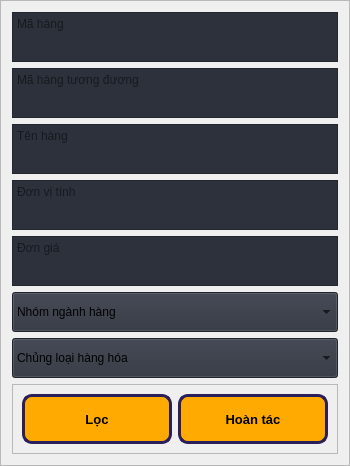
                        <widget class="QFrame" name="frame_42">
                         <property name="minimumSize">
                          <size>
                           <width>0</width>
                           <height>150</height>
                          </size>
                         </property>
                         <property name="maximumSize">
                          <size>
                           <width>16777215</width>
                           <height>16777215</height>
                          </size>
                         </property>
                         <property name="styleSheet">
                          <string notr="true"/>
                         </property>
                         <property name="frameShape">
                          <enum>QFrame::StyledPanel</enum>
                         </property>
                         <property name="frameShadow">
                          <enum>QFrame::Raised</enum>
                         </property>
                         <layout class="QVBoxLayout" name="verticalLayout_66">
                          <item>
                           <widget class="QTextEdit" name="maHang">
                            <property name="minimumSize">
                             <size>
                              <width>0</width>
                              <height>40</height>
                             </size>
                            </property>
                            <property name="maximumSize">
                             <size>
                              <width>500</width>
                              <height>50</height>
                             </size>
                            </property>
                            <property name="styleSheet">
                             <string notr="true">background-color:#2c313c;</string>
                            </property>
                            <property name="cursorWidth">
                             <number>1</number>
                            </property>
                            <property name="placeholderText">
                             <string>Mã hàng</string>
                            </property>
                           </widget>
                          </item>
                          <item>
                           <widget class="QTextEdit" name="maHangTD">
                            <property name="minimumSize">
                             <size>
                              <width>0</width>
                              <height>40</height>
                             </size>
                            </property>
                            <property name="maximumSize">
                             <size>
                              <width>500</width>
                              <height>50</height>
                             </size>
                            </property>
                            <property name="styleSheet">
                             <string notr="true">background-color:#2c313c;</string>
                            </property>
                            <property name="placeholderText">
                             <string>Mã hàng tương đương</string>
                            </property>
                           </widget>
                          </item>
                          <item>
                           <widget class="QTextEdit" name="tenHang">
                            <property name="minimumSize">
                             <size>
                              <width>0</width>
                              <height>40</height>
                             </size>
                            </property>
                            <property name="maximumSize">
                             <size>
                              <width>500</width>
                              <height>50</height>
                             </size>
                            </property>
                            <property name="styleSheet">
                             <string notr="true">background-color:#2c313c;</string>
                            </property>
                            <property name="placeholderText">
                             <string>Tên hàng</string>
                            </property>
                           </widget>
                          </item>
                          <item>
                           <widget class="QTextEdit" name="dvt">
                            <property name="minimumSize">
                             <size>
                              <width>0</width>
                              <height>40</height>
                             </size>
                            </property>
                            <property name="maximumSize">
                             <size>
                              <width>500</width>
                              <height>50</height>
                             </size>
                            </property>
                            <property name="styleSheet">
                             <string notr="true">background-color:#2c313c;</string>
                            </property>
                            <property name="placeholderText">
                             <string>Đơn vị tính</string>
                            </property>
                           </widget>
                          </item>
                          <item>
                           <widget class="QTextEdit" name="donGia">
                            <property name="minimumSize">
                             <size>
                              <width>0</width>
                              <height>40</height>
                             </size>
                            </property>
                            <property name="maximumSize">
                             <size>
                              <width>500</width>
                              <height>50</height>
                             </size>
                            </property>
                            <property name="styleSheet">
                             <string notr="true">background-color:#2c313c;</string>
                            </property>
                            <property name="placeholderText">
                             <string>Đơn giá</string>
                            </property>
                           </widget>
                          </item>
                          <item>
                           <widget class="QComboBox" name="nhomNH">
                            <property name="minimumSize">
                             <size>
                              <width>0</width>
                              <height>40</height>
                             </size>
                            </property>
                            <property name="maximumSize">
                             <size>
                              <width>500</width>
                              <height>200</height>
                             </size>
                            </property>
                            <property name="styleSheet">
                             <string notr="true">background-color:#2c313c;</string>
                            </property>
                            <item>
                             <property name="text">
                              <string>Nhóm ngành hàng</string>
                             </property>
                            </item>
                            <item>
                             <property name="text">
                              <string>Cáp quang</string>
                             </property>
                            </item>
                            <item>
                             <property name="text">
                              <string>Công cụ dụng cụ</string>
                             </property>
                            </item>
                            <item>
                             <property name="text">
                              <string>Điều hòa</string>
                             </property>
                            </item>
                            <item>
                             <property name="text">
                              <string>Gói thi công các loại</string>
                             </property>
                            </item>
                            <item>
                             <property name="text">
                              <string>Hàng nhập khẩu</string>
                             </property>
                            </item>
                            <item>
                             <property name="text">
                              <string>Khác</string>
                             </property>
                            </item>
                            <item>
                             <property name="text">
                              <string>Máy phát điện</string>
                             </property>
                            </item>
                            <item>
                             <property name="text">
                              <string>Nguồn, Rect</string>
                             </property>
                            </item>
                            <item>
                             <property name="text">
                              <string>PIN, ACCU</string>
                             </property>
                            </item>
                            <item>
                             <property name="text">
                              <string>Thiết bị cắt lọc sét</string>
                             </property>
                            </item>
                            <item>
                             <property name="text">
                              <string>Thiết bị điện</string>
                             </property>
                            </item>
                            <item>
                             <property name="text">
                              <string>Thiết bị giám sát</string>
                             </property>
                            </item>
                            <item>
                             <property name="text">
                              <string>Treo, néo</string>
                             </property>
                            </item>
                            <item>
                             <property name="text">
                              <string>Vật tư Autolamda</string>
                             </property>
                            </item>
                            <item>
                             <property name="text">
                              <string>Vật tư CE &amp; MPLS</string>
                             </property>
                            </item>
                            <item>
                             <property name="text">
                              <string>Vật tư cơ khí</string>
                             </property>
                            </item>
                            <item>
                             <property name="text">
                              <string>Vật tư ngầm</string>
                             </property>
                            </item>
                            <item>
                             <property name="text">
                              <string>VT thường dùng</string>
                             </property>
                            </item>
                           </widget>
                          </item>
                          <item>
                           <widget class="QComboBox" name="chungLoaiHH">
                            <property name="minimumSize">
                             <size>
                              <width>0</width>
                              <height>40</height>
                             </size>
                            </property>
                            <property name="maximumSize">
                             <size>
                              <width>500</width>
                              <height>200</height>
                             </size>
                            </property>
                            <property name="styleSheet">
                             <string notr="true">background-color:#2c313c;</string>
                            </property>
                            <item>
                             <property name="text">
                              <string>Chủng loại hàng hóa</string>
                             </property>
                            </item>
                            <item>
                             <property name="text">
                              <string>Ắc quy</string>
                             </property>
                            </item>
                            <item>
                             <property name="text">
                              <string>Bộ chia</string>
                             </property>
                            </item>
                            <item>
                             <property name="text">
                              <string>Bulong, vít các loại</string>
                             </property>
                            </item>
                            <item>
                             <property name="text">
                              <string>Cabinet, Rack</string>
                             </property>
                            </item>
                            <item>
                             <property name="text">
                              <string>Cảm biến, dây nguồn</string>
                             </property>
                            </item>
                            <item>
                             <property name="text">
                              <string>Cáp quang</string>
                             </property>
                            </item>
                            <item>
                             <property name="text">
                              <string>Cắt lọc sét</string>
                             </property>
                            </item>
                            <item>
                             <property name="text">
                              <string>Cầu dao</string>
                             </property>
                            </item>
                            <item>
                             <property name="text">
                              <string>Công cụ dụng cụ</string>
                             </property>
                            </item>
                            <item>
                             <property name="text">
                              <string>Coupler</string>
                             </property>
                            </item>
                            <item>
                             <property name="text">
                              <string>Đầu cos</string>
                             </property>
                            </item>
                            <item>
                             <property name="text">
                              <string>Dây điện</string>
                             </property>
                            </item>
                            <item>
                             <property name="text">
                              <string>Dây nhảy</string>
                             </property>
                            </item>
                            <item>
                             <property name="text">
                              <string>Dây rút</string>
                             </property>
                            </item>
                            <item>
                             <property name="text">
                              <string>Đèn LED</string>
                             </property>
                            </item>
                            <item>
                             <property name="text">
                              <string>Điều hòa</string>
                             </property>
                            </item>
                            <item>
                             <property name="text">
                              <string>Đồ BHLĐ</string>
                             </property>
                            </item>
                            <item>
                             <property name="text">
                              <string>EACC</string>
                             </property>
                            </item>
                            <item>
                             <property name="text">
                              <string>Ghen điện</string>
                             </property>
                            </item>
                            <item>
                             <property name="text">
                              <string>Giám sát</string>
                             </property>
                            </item>
                            <item>
                             <property name="text">
                              <string>Gói thi công các loại</string>
                             </property>
                            </item>
                            <item>
                             <property name="text">
                              <string>Hộp casset</string>
                             </property>
                            </item>
                            <item>
                             <property name="text">
                              <string>Hộp tập điểm</string>
                             </property>
                            </item>
                            <item>
                             <property name="text">
                              <string>IPMS</string>
                             </property>
                            </item>
                            <item>
                             <property name="text">
                              <string>Khác</string>
                             </property>
                            </item>
                            <item>
                             <property name="text">
                              <string>Khay casset</string>
                             </property>
                            </item>
                            <item>
                             <property name="text">
                              <string>Măng xông</string>
                             </property>
                            </item>
                            <item>
                             <property name="text">
                              <string>Máy hàn, máy đo, máy đo nội trở</string>
                             </property>
                            </item>
                            <item>
                             <property name="text">
                              <string>Máy phát điển</string>
                             </property>
                            </item>
                            <item>
                             <property name="text">
                              <string>MCB, MCCB</string>
                             </property>
                            </item>
                            <item>
                             <property name="text">
                              <string>Miếng gốm</string>
                             </property>
                            </item>
                            <item>
                             <property name="text">
                              <string>Module</string>
                             </property>
                            </item>
                            <item>
                             <property name="text">
                              <string>Nguồn</string>
                             </property>
                            </item>
                            <item>
                             <property name="text">
                              <string>Nguồn OLLT</string>
                             </property>
                            </item>
                            <item>
                             <property name="text">
                              <string>Nhãn cảnh báo</string>
                             </property>
                            </item>
                            <item>
                             <property name="text">
                              <string>ODF</string>
                             </property>
                            </item>
                            <item>
                             <property name="text">
                              <string>ODF tập trung</string>
                             </property>
                            </item>
                            <item>
                             <property name="text">
                              <string>OLT</string>
                             </property>
                            </item>
                            <item>
                             <property name="text">
                              <string>Ống ghen</string>
                             </property>
                            </item>
                            <item>
                             <property name="text">
                              <string>Ống nhựa</string>
                             </property>
                            </item>
                            <item>
                             <property name="text">
                              <string>OPMS</string>
                             </property>
                            </item>
                            <item>
                             <property name="text">
                              <string>Pin Lithium</string>
                             </property>
                            </item>
                            <item>
                             <property name="text">
                              <string>Rect</string>
                             </property>
                            </item>
                            <item>
                             <property name="text">
                              <string>SPD</string>
                             </property>
                            </item>
                            <item>
                             <property name="text">
                              <string>Switch và nguồn switch</string>
                             </property>
                            </item>
                            <item>
                             <property name="text">
                              <string>Thang nhôm các loại</string>
                             </property>
                            </item>
                            <item>
                             <property name="text">
                              <string>Treo, néo</string>
                             </property>
                            </item>
                            <item>
                             <property name="text">
                              <string>Tủ cơ khí</string>
                             </property>
                            </item>
                            <item>
                             <property name="text">
                              <string>Tủ điện</string>
                             </property>
                            </item>
                            <item>
                             <property name="text">
                              <string>Tủ mạng và phu kiện</string>
                             </property>
                            </item>
                            <item>
                             <property name="text">
                              <string>Vật tư Autolamda</string>
                             </property>
                            </item>
                            <item>
                             <property name="text">
                              <string>Vật tư CE &amp; MPLS</string>
                             </property>
                            </item>
                            <item>
                             <property name="text">
                              <string>Vật tư phụ</string>
                             </property>
                            </item>
                           </widget>
                          </item>
                          <item>
                           <widget class="QFrame" name="frame_43">
                            <property name="maximumSize">
                             <size>
                              <width>500</width>
                              <height>16777215</height>
                             </size>
                            </property>
                            <property name="frameShape">
                             <enum>QFrame::StyledPanel</enum>
                            </property>
                            <property name="frameShadow">
                             <enum>QFrame::Raised</enum>
                            </property>
                            <layout class="QHBoxLayout" name="horizontalLayout_31">
                             <item alignment="Qt::AlignLeft">
                              <widget class="QPushButton" name="filterHHBtn">
                               <property name="minimumSize">
                                <size>
                                 <width>150</width>
                                 <height>50</height>
                                </size>
                               </property>
                               <property name="maximumSize">
                                <size>
                                 <width>150</width>
                                 <height>100</height>
                                </size>
                               </property>
                               <property name="font">
                                <font>
                                 <pointsize>10</pointsize>
                                 <weight>75</weight>
                                 <bold>true</bold>
                                </font>
                               </property>
                               <property name="styleSheet">
                                <string notr="true">background-color: rgb(255, 170, 0);
border:3px solid rgb(43,31,91);
border-radius:10px;</string>
                               </property>
                               <property name="text">
                                <string>Lọc</string>
                               </property>
                               <property name="icon">
                                <iconset resource="resources.qrc">
                                 <normaloff>:/icons/icons/filter.svg</normaloff>:/icons/icons/filter.svg</iconset>
                               </property>
                               <property name="iconSize">
                                <size>
                                 <width>24</width>
                                 <height>24</height>
                                </size>
                               </property>
                              </widget>
                             </item>
                             <item alignment="Qt::AlignRight">
                              <widget class="QPushButton" name="hoanTacHHBtn">
                               <property name="minimumSize">
                                <size>
                                 <width>150</width>
                                 <height>50</height>
                                </size>
                               </property>
                               <property name="maximumSize">
                                <size>
                                 <width>150</width>
                                 <height>100</height>
                                </size>
                               </property>
                               <property name="font">
                                <font>
                                 <pointsize>10</pointsize>
                                 <weight>75</weight>
                                 <bold>true</bold>
                                </font>
                               </property>
                               <property name="styleSheet">
                                <string notr="true">background-color: rgb(255, 170, 0);
border:3px solid rgb(43,31,91);
border-radius:10px;</string>
                               </property>
                               <property name="text">
                                <string>Hoàn tác</string>
                               </property>
                               <property name="icon">
                                <iconset resource="resources.qrc">
                                 <normaloff>:/icons/icons/refresh-cw.svg</normaloff>:/icons/icons/refresh-cw.svg</iconset>
                               </property>
                               <property name="iconSize">
                                <size>
                                 <width>24</width>
                                 <height>24</height>
                                </size>
                               </property>
                              </widget>
                             </item>
                            </layout>
                           </widget>
                          </item>
                         </layout>
                        </widget>
